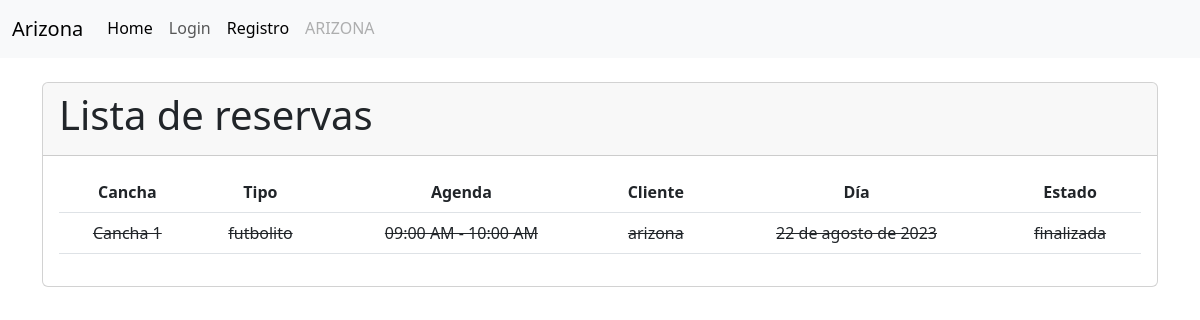
/cliente/reservas/, run on the app's committed database.
### cliente/models.py (models this page shows, shortened)
class Reserva(models.Model):
    cliente = models.ForeignKey(Cliente, on_delete=models.CASCADE)
    agenda = models.ForeignKey(Agenda, on_delete=models.CASCADE)
    dia = models.DateField()
    ESTADO_CHOICES = [
        ('disponible', 'Disponible'),
        ('pendiente', 'Pendiente'),
        ('finalizada', 'Finalizada'),
    ]
    estado = models.CharField(max_length=20, choices=ESTADO_CHOICES, default='disponible')
    class Meta:
        unique_together = ('agenda', 'cliente', 'dia')

class Cliente(models.Model):
    SEXO = [
        ('F', 'Femenino'),
        ('M', 'Masculino'),
    ]
    user = models.OneToOneField(
        'accounts.User',
        verbose_name='Usuario',
        on_delete=models.CASCADE
    )
    rut = models.CharField(max_length=10)
    sexo = models.CharField(max_length=10, choices=SEXO)
    def __str__(self):
        return f'{self.user.username}'

### servicio/models.py (models this page shows, shortened)
class Agenda(models.Model):
    cancha = models.ForeignKey(Cancha, on_delete=models.CASCADE)
    horario = models.ForeignKey(Horario, on_delete=models.CASCADE)
    disponible = models.BooleanField(default=True)
    class Meta:
        verbose_name = _('Agenda')
        verbose_name_plural = _('Agendas')
        unique_together = ('cancha', 'horario')

class Cancha(models.Model):
    NUMERACION_CHOICES = [
        ('1', 'Cancha 1'),
        ('2', 'Cancha 2'),
        ('3', 'Cancha 3'),
        ('4', 'Cancha 4'),
        ('5', 'Cancha 5'),
        ('6', 'Cancha 6'),
        ('7', 'Cancha 7'),
        ('8', 'Cancha 8'),
    ]
    numeracion = models.CharField(max_length=10, choices=NUMERACION_CHOICES)
    tipo = models.ForeignKey(TipoCancha, on_delete=models.CASCADE, related_name='canchas')
    def __str__(self):
        return f'Cancha {self.numeracion}'
    class Meta:
        verbose_name = _('Cancha')
        verbose_name_plural = _('Canchas')

class TipoCancha(models.Model):
    nombre = models.CharField(max_length=50)
    precio = models.DecimalField(max_digits=8, decimal_places=0)
    descripcion = models.TextField()
    def __str__(self):
        return self.nombre
    class Meta:
        verbose_name = _('Tipo de Cancha')
        verbose_name_plural = _('Tipos de Canchas')

class Horario(models.Model):
    AM = 'AM'
    PM = 'PM'
    MERIDIEM_CHOICES = [
        (AM, 'AM'),
        (PM, 'PM'),
    ]
    hora_inicio = models.TimeField()
    hora_fin = models.TimeField()
    meridiem = models.CharField(max_length=2, choices=MERIDIEM_CHOICES, default=PM)
    def __str__(self):
        return f'{self.hora_inicio.strftime("%I:%M %p")} - {self.hora_fin.strftime("%I:%M %p")}'

### accounts/models.py (models this page shows, shortened)
class User(AbstractBaseUser, PermissionsMixin):
    id = models.AutoField(primary_key=True, unique=True)
    username = models.CharField(
        'Usuario', max_length=30, unique=True, validators=[
            validators.RegexValidator(
                re.compile('^[\w.@+-]+$'),
                'ingrese un nombre de usuario valido '
                'Este valor debe contener solo letras, números '
                'excepto: @/./+/-/_.',
                'invalid'
            )
        ],
        help_text='Un nombre corto que sera usado'+
                  ' para identificarlo de forma unica en la plataforma.'
    )
    name = models.CharField('Nombre', max_length=20)
    apellidos = models.CharField('Apellidos', max_length=30)
    email = models.EmailField('Email', unique=True)
    is_staff = models.BooleanField('Admin', default=False)
    is_active = models.BooleanField('Ativo', default=True)
    date_joined = models.DateTimeField('Data de Entrada', auto_now_add=True)
    roles = models.ForeignKey(Rol, on_delete=models.CASCADE, blank=True, null=True)
    USERNAME_FIELD = 'username'
    REQUIRED_FIELDS = ['email']
    objects = CustomUserManager()
    class Meta:
        verbose_name = 'Usuario'
        verbose_name_plural = 'Usuarios'

### cliente/views.py (the view)
# urls.py: path('reservas/', views.reserva_list, name='reserva_list'),
def reserva_list(request):
    reservas = Reserva.objects.all()
    today = timezone.now().date()
    return render(request, 'reserva/listar.html', {'reservas': reservas, 'today': today})

### cliente/templates/reserva/listar.html (shortened to what this page needs)
{% extends "layout.html" %}
{% load static %}
{% load humanize %}
{% block container %}
<div class="container">
  <br>
  <div class="card">
    <div class="card-header">
      <h1 class="card-title">Lista de reservas</h1>
    </div>
    <div class="card-body">
      {% if reservas %}
      <table class="table reserva-table text-center">
        <thead>
          <tr>
            <th>Cancha</th>
            <th>Tipo</th>
            <th>Agenda</th>
            <th>Cliente</th>
            <th>Día</th>
            <th>Estado</th>
          </tr>
        </thead>
        <tbody>
          {% for reserva in reservas %}
          <tr style="{% if reserva.dia == today %}background-color: lightblue;
                     {% elif reserva.dia < today %}background-color: lightcoral; text-decoration: line-through;
                     {% elif reserva.estado == 'pendiente' %}background-color: lightgreen;{% endif %}">
            <td>{{ reserva.agenda.cancha }}</td>
            <td>{{ reserva.agenda.cancha.tipo }}</td>
            <td>{{ reserva.agenda.horario }}</td>
            <td>{{ reserva.cliente }}</td>
            <td>{{ reserva.dia }}</td>
            <td>{{ reserva.estado }}</td>
          </tr>
          {% empty %}
          <tr>
            <td colspan="6">No hay servicio disponibles.</td>
          </tr>
          {% endfor %}
        </tbody>
      </table>
      {% else %}
      <p>No hay reservas disponibles.</p>
      {% endif %}
    </div>
  </div>
</div>
{% endblock %}

### data on the page
Reserva: agenda.cancha "Cancha 1", agenda.cancha.tipo "futbolito", agenda.horario "09:00 AM - 10:00 AM", cliente "arizona", dia "22 de agosto de 2023", estado "finalizada"
